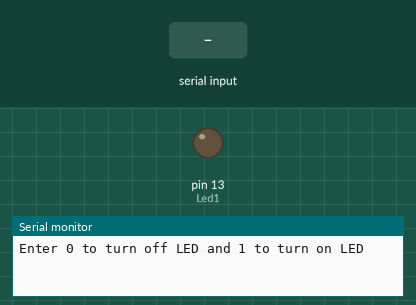
Recording of a sketch running on a simulated Arduino Leonardo, built with avr-gcc and run on an emulated ATmega32U4. Shown: output pins drawn as LEDs (lit = HIGH), the last lines printed to the serial monitor. Inputs (shaded band) come from the test bench.

Above: at 1.2 s.
1.3 s: "o" received over Serial
At 1.8 s:
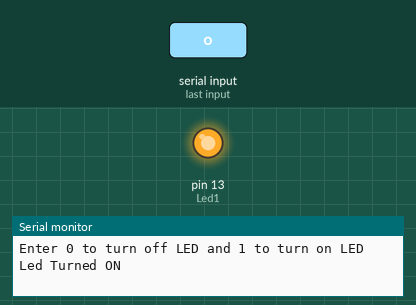
2.8 s: "f" received over Serial
At 4.1 s:
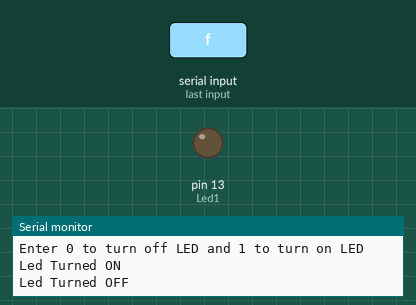
Timing chart, 0 to 5.8 s (numbered marks = the images above; inputs shaded):
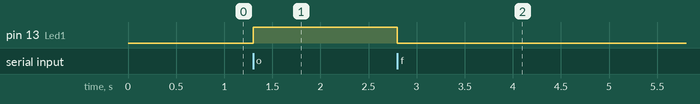

Measured:
- after the input at 1.3 s, pin 13 (Led1): LOW → HIGH at once
- after the input at 2.8 s, pin 13 (Led1): HIGH → LOW at once

The sketch:

Arduino_Flashlight_sketch.ino
```cpp
const int Led1 = 13;


void setup()
{
  pinMode(Led1, OUTPUT);

  Serial.begin(9600);
  while (! Serial); // Wait untilSerial is ready - Leonardo
  Serial.println("Enter 0 to turn off LED and 1 to turn on LED");
}

void loop()
{
  if (Serial.available())
  {
    char ch = Serial.read();
    if (ch == 'f') //respong with light vale
    {
      digitalWrite(Led1,LOW);

      delay(10);
      Serial.println("Led Turned OFF");
    }
    if (ch == 'o')
    {
      digitalWrite(Led1,HIGH);
      delay(10);
      Serial.println("Led Turned ON");
    }
  }
}
```
